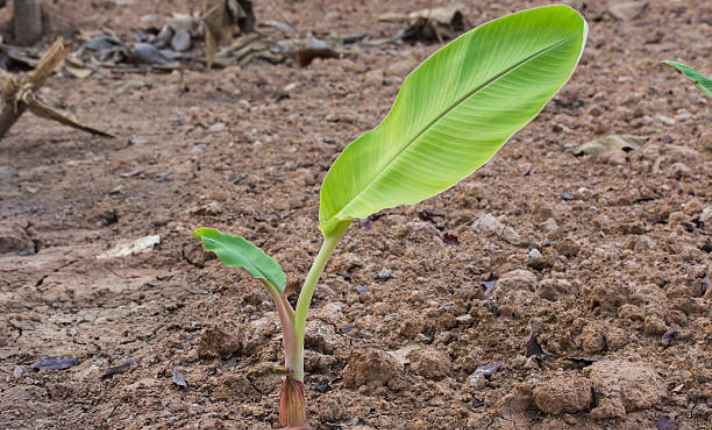
#> input picture data/growth-1.jpg, 712 x 430 px; its folder holds 4 pictures in this run
$ python crop_analysis.py
#> lines starting #> are read from the running program, lines starting #| are printed output that depends on the picture; after the words box and inside, x2 and y2 are one past the last pixel; in counts of white or black regions, pixels touching at a corner belong together
import cv2
import numpy as np
import os

# ----------------------------
# Step 0: Path to your images
# ----------------------------
data_path = "../data/"  # Adjust if your images are elsewhere

# Get all image files, sorted by name (assumes sequential dates in filenames)
images = sorted([f for f in os.listdir(data_path) if f.endswith(".jpg") or f.endswith(".png")])

# ----------------------------
# Step 1: Calculate metrics
# ----------------------------
results = []

for img_file in images:
    img_path = os.path.join(data_path, img_file)
    img = cv2.imread(img_path)
#> img is the input picture: shape (430, 712, 3); mean B, G, R 100, 119.5, 134.8

    if img is None:
        print(f"Warning: {img_file} could not be read.")
        continue

    # Convert to HSV for green detection
    hsv = cv2.cvtColor(img, cv2.COLOR_BGR2HSV)
#> hsv: shape (430, 712, 3); mean H, S, V 18.2, 74, 139.2

    # Define green color range
    lower_green = np.array([35, 40, 40])
    upper_green = np.array([85, 255, 255])

    # Create mask and calculate green pixel ratio
    mask = cv2.inRange(hsv, lower_green, upper_green)
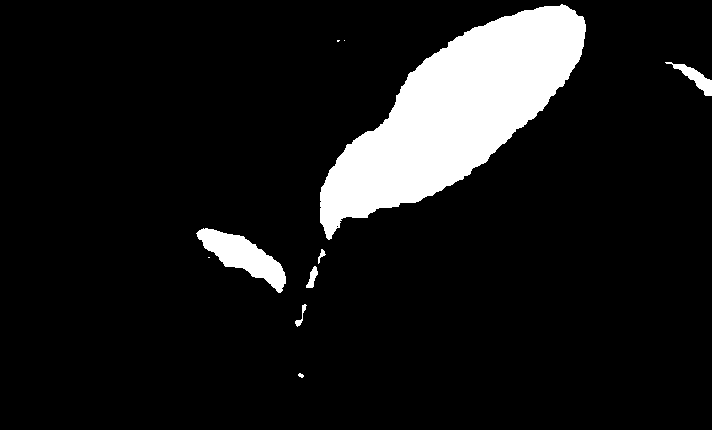
#> mask: shape (430, 712); 10.2% white; 10 white regions (3 under 20 px), largest, box (x1, y1, x2, y2) and area: (320, 4, 586, 240) 27990, (196, 228, 286, 293) 2417, (665, 62, 712, 96) 486
    green_ratio = np.sum(mask > 0) / (mask.shape[0]*mask.shape[1])
#> green_ratio = 0.102

    # Average brightness
    brightness = np.mean(cv2.cvtColor(img, cv2.COLOR_BGR2GRAY)) / 255
#> brightness = 0.478

    # Store metrics as plain Python float
    results.append({
        "image": img_file,
        "green_ratio": float(round(green_ratio, 3)),
        "brightness": float(round(brightness, 3))
    })
#> pass 2 of the loop `for img_file in images:`:
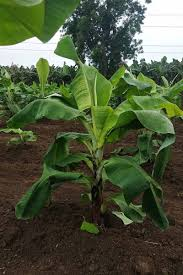
#> input picture data/growth-2.jpg, 183 x 275 px
#> img is the input picture: shape (275, 183, 3); mean B, G, R 58.9, 85.7, 75.8
#> hsv: shape (275, 183, 3); mean H, S, V 41.8, 113.7, 90
#> `mask = cv2.inRange(hsv, lower_green, upper_green)`:
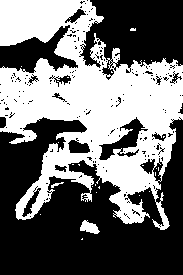
#> mask: shape (275, 183); 43.7% white; 26 white regions (23 under 20 px), largest, box (x1, y1, x2, y2) and area: (0, 0, 183, 230) 21749, (80, 220, 100, 234) 169, (51, 182, 64, 188) 30
#> green_ratio = 0.437
#> brightness = 0.313
#> pass 3 of the loop `for img_file in images:`:
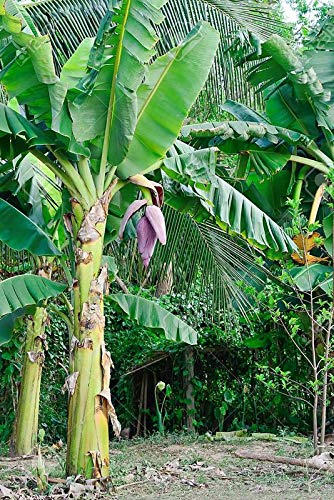
#> input picture data/growth-3.jpg, 334 x 500 px
#> img is the input picture: shape (500, 334, 3); mean B, G, R 89, 130.5, 92.4
#> hsv: shape (500, 334, 3); mean H, S, V 58.2, 122.5, 131.8
#> `mask = cv2.inRange(hsv, lower_green, upper_green)`:
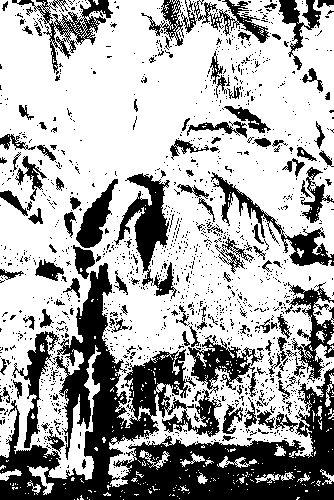
#> mask: shape (500, 334); 67.1% white; 1437 black regions (1307 under 20 px), largest, box (x1, y1, x2, y2) and area: (0, 263, 334, 500) 27703, (114, 173, 170, 286) 2403, (211, 172, 334, 266) 1898
#> green_ratio = 0.671
#> brightness = 0.448
#> the loop made 4 passes; the first 3 are shown

# ----------------------------
# Step 2: Print metrics
# ----------------------------
print("\n--- Image Metrics ---")
for r in results:
    print(r)

# ----------------------------
# Step 3: Growth Trend Analysis
# ----------------------------
growth_results = []

for i in range(1, len(results)):
    prev = results[i-1]
    curr = results[i]

    delta = curr["green_ratio"] - prev["green_ratio"]

    # Classify growth status
    if delta > 0.02:
        status = "Healthy"
        insight = "Crop is growing normally."
    elif -0.02 <= delta <= 0.02:
        status = "Warning"
        insight = "Growth is stagnating; monitor water and nutrients."
    else:
        status = "Critical"
        insight = "Growth is declining; check for stress or disease."

    growth_results.append({
        "from_image": prev["image"],
        "to_image": curr["image"],
        "green_delta": float(round(delta, 3)),
        "status": status,
        "insight": insight
    })

# ----------------------------
# Step 4: Print trend analysis
# ----------------------------
print("\n--- Growth Trend Analysis ---")
for r in growth_results:
    print(f"{r['from_image']} → {r['to_image']}: {r['status']} ({r['green_delta']})")
    print(f"Insight: {r['insight']}\n")
